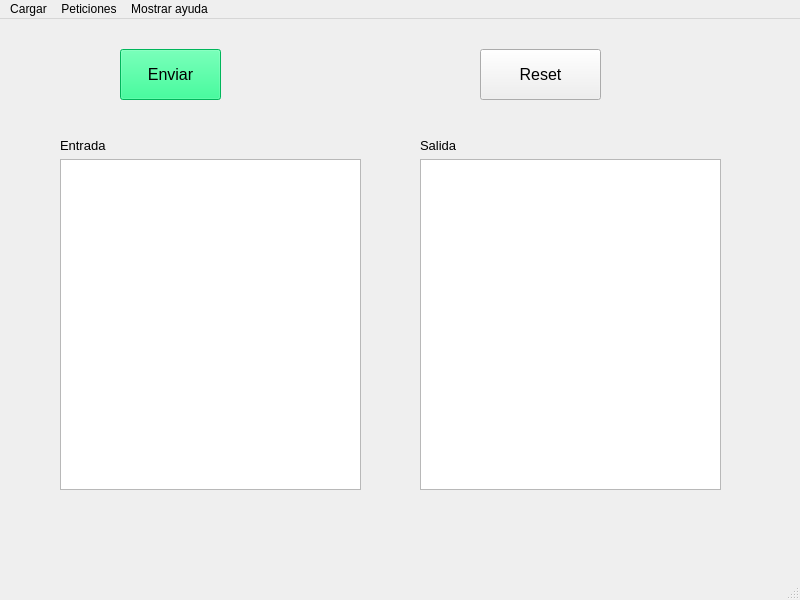
<?xml version="1.0" encoding="UTF-8"?>
<ui version="4.0">
 <class>MainWindow</class>
 <widget class="QMainWindow" name="MainWindow">
  <property name="geometry">
   <rect>
    <x>0</x>
    <y>0</y>
    <width>800</width>
    <height>600</height>
   </rect>
  </property>
  <property name="windowTitle">
   <string>MainWindow</string>
  </property>
  <widget class="QWidget" name="centralwidget">
   <widget class="QPushButton" name="pushButton">
    <property name="geometry">
     <rect>
      <x>120</x>
      <y>30</y>
      <width>101</width>
      <height>51</height>
     </rect>
    </property>
    <property name="palette">
     <palette>
      <active>
       <colorrole role="WindowText">
        <brush brushstyle="SolidPattern">
         <color alpha="255">
          <red>0</red>
          <green>0</green>
          <blue>0</blue>
         </color>
        </brush>
       </colorrole>
       <colorrole role="Button">
        <brush brushstyle="SolidPattern">
         <color alpha="255">
          <red>0</red>
          <green>255</green>
          <blue>127</blue>
         </color>
        </brush>
       </colorrole>
       <colorrole role="Light">
        <brush brushstyle="SolidPattern">
         <color alpha="255">
          <red>127</red>
          <green>255</green>
          <blue>191</blue>
         </color>
        </brush>
       </colorrole>
       <colorrole role="Midlight">
        <brush brushstyle="SolidPattern">
         <color alpha="255">
          <red>63</red>
          <green>255</green>
          <blue>159</blue>
         </color>
        </brush>
       </colorrole>
       <colorrole role="Dark">
        <brush brushstyle="SolidPattern">
         <color alpha="255">
          <red>0</red>
          <green>127</green>
          <blue>63</blue>
         </color>
        </brush>
       </colorrole>
       <colorrole role="Mid">
        <brush brushstyle="SolidPattern">
         <color alpha="255">
          <red>0</red>
          <green>170</green>
          <blue>84</blue>
         </color>
        </brush>
       </colorrole>
       <colorrole role="Text">
        <brush brushstyle="SolidPattern">
         <color alpha="255">
          <red>0</red>
          <green>0</green>
          <blue>0</blue>
         </color>
        </brush>
       </colorrole>
       <colorrole role="BrightText">
        <brush brushstyle="SolidPattern">
         <color alpha="255">
          <red>255</red>
          <green>255</green>
          <blue>255</blue>
         </color>
        </brush>
       </colorrole>
       <colorrole role="ButtonText">
        <brush brushstyle="SolidPattern">
         <color alpha="255">
          <red>0</red>
          <green>0</green>
          <blue>0</blue>
         </color>
        </brush>
       </colorrole>
       <colorrole role="Base">
        <brush brushstyle="SolidPattern">
         <color alpha="255">
          <red>255</red>
          <green>255</green>
          <blue>255</blue>
         </color>
        </brush>
       </colorrole>
       <colorrole role="Window">
        <brush brushstyle="SolidPattern">
         <color alpha="255">
          <red>0</red>
          <green>255</green>
          <blue>127</blue>
         </color>
        </brush>
       </colorrole>
       <colorrole role="Shadow">
        <brush brushstyle="SolidPattern">
         <color alpha="255">
          <red>0</red>
          <green>0</green>
          <blue>0</blue>
         </color>
        </brush>
       </colorrole>
       <colorrole role="AlternateBase">
        <brush brushstyle="SolidPattern">
         <color alpha="255">
          <red>127</red>
          <green>255</green>
          <blue>191</blue>
         </color>
        </brush>
       </colorrole>
       <colorrole role="ToolTipBase">
        <brush brushstyle="SolidPattern">
         <color alpha="255">
          <red>255</red>
          <green>255</green>
          <blue>220</blue>
         </color>
        </brush>
       </colorrole>
       <colorrole role="ToolTipText">
        <brush brushstyle="SolidPattern">
         <color alpha="255">
          <red>0</red>
          <green>0</green>
          <blue>0</blue>
         </color>
        </brush>
       </colorrole>
       <colorrole role="PlaceholderText">
        <brush brushstyle="SolidPattern">
         <color alpha="128">
          <red>0</red>
          <green>0</green>
          <blue>0</blue>
         </color>
        </brush>
       </colorrole>
      </active>
      <inactive>
       <colorrole role="WindowText">
        <brush brushstyle="SolidPattern">
         <color alpha="255">
          <red>0</red>
          <green>0</green>
          <blue>0</blue>
         </color>
        </brush>
       </colorrole>
       <colorrole role="Button">
        <brush brushstyle="SolidPattern">
         <color alpha="255">
          <red>0</red>
          <green>255</green>
          <blue>127</blue>
         </color>
        </brush>
       </colorrole>
       <colorrole role="Light">
        <brush brushstyle="SolidPattern">
         <color alpha="255">
          <red>127</red>
          <green>255</green>
          <blue>191</blue>
         </color>
        </brush>
       </colorrole>
       <colorrole role="Midlight">
        <brush brushstyle="SolidPattern">
         <color alpha="255">
          <red>63</red>
          <green>255</green>
          <blue>159</blue>
         </color>
        </brush>
       </colorrole>
       <colorrole role="Dark">
        <brush brushstyle="SolidPattern">
         <color alpha="255">
          <red>0</red>
          <green>127</green>
          <blue>63</blue>
         </color>
        </brush>
       </colorrole>
       <colorrole role="Mid">
        <brush brushstyle="SolidPattern">
         <color alpha="255">
          <red>0</red>
          <green>170</green>
          <blue>84</blue>
         </color>
        </brush>
       </colorrole>
       <colorrole role="Text">
        <brush brushstyle="SolidPattern">
         <color alpha="255">
          <red>0</red>
          <green>0</green>
          <blue>0</blue>
         </color>
        </brush>
       </colorrole>
       <colorrole role="BrightText">
        <brush brushstyle="SolidPattern">
         <color alpha="255">
          <red>255</red>
          <green>255</green>
          <blue>255</blue>
         </color>
        </brush>
       </colorrole>
       <colorrole role="ButtonText">
        <brush brushstyle="SolidPattern">
         <color alpha="255">
          <red>0</red>
          <green>0</green>
          <blue>0</blue>
         </color>
        </brush>
       </colorrole>
       <colorrole role="Base">
        <brush brushstyle="SolidPattern">
         <color alpha="255">
          <red>255</red>
          <green>255</green>
          <blue>255</blue>
         </color>
        </brush>
       </colorrole>
       <colorrole role="Window">
        <brush brushstyle="SolidPattern">
         <color alpha="255">
          <red>0</red>
          <green>255</green>
          <blue>127</blue>
         </color>
        </brush>
       </colorrole>
       <colorrole role="Shadow">
        <brush brushstyle="SolidPattern">
         <color alpha="255">
          <red>0</red>
          <green>0</green>
          <blue>0</blue>
         </color>
        </brush>
       </colorrole>
       <colorrole role="AlternateBase">
        <brush brushstyle="SolidPattern">
         <color alpha="255">
          <red>127</red>
          <green>255</green>
          <blue>191</blue>
         </color>
        </brush>
       </colorrole>
       <colorrole role="ToolTipBase">
        <brush brushstyle="SolidPattern">
         <color alpha="255">
          <red>255</red>
          <green>255</green>
          <blue>220</blue>
         </color>
        </brush>
       </colorrole>
       <colorrole role="ToolTipText">
        <brush brushstyle="SolidPattern">
         <color alpha="255">
          <red>0</red>
          <green>0</green>
          <blue>0</blue>
         </color>
        </brush>
       </colorrole>
       <colorrole role="PlaceholderText">
        <brush brushstyle="SolidPattern">
         <color alpha="128">
          <red>0</red>
          <green>0</green>
          <blue>0</blue>
         </color>
        </brush>
       </colorrole>
      </inactive>
      <disabled>
       <colorrole role="WindowText">
        <brush brushstyle="SolidPattern">
         <color alpha="255">
          <red>0</red>
          <green>127</green>
          <blue>63</blue>
         </color>
        </brush>
       </colorrole>
       <colorrole role="Button">
        <brush brushstyle="SolidPattern">
         <color alpha="255">
          <red>0</red>
          <green>255</green>
          <blue>127</blue>
         </color>
        </brush>
       </colorrole>
       <colorrole role="Light">
        <brush brushstyle="SolidPattern">
         <color alpha="255">
          <red>127</red>
          <green>255</green>
          <blue>191</blue>
         </color>
        </brush>
       </colorrole>
       <colorrole role="Midlight">
        <brush brushstyle="SolidPattern">
         <color alpha="255">
          <red>63</red>
          <green>255</green>
          <blue>159</blue>
         </color>
        </brush>
       </colorrole>
       <colorrole role="Dark">
        <brush brushstyle="SolidPattern">
         <color alpha="255">
          <red>0</red>
          <green>127</green>
          <blue>63</blue>
         </color>
        </brush>
       </colorrole>
       <colorrole role="Mid">
        <brush brushstyle="SolidPattern">
         <color alpha="255">
          <red>0</red>
          <green>170</green>
          <blue>84</blue>
         </color>
        </brush>
       </colorrole>
       <colorrole role="Text">
        <brush brushstyle="SolidPattern">
         <color alpha="255">
          <red>0</red>
          <green>127</green>
          <blue>63</blue>
         </color>
        </brush>
       </colorrole>
       <colorrole role="BrightText">
        <brush brushstyle="SolidPattern">
         <color alpha="255">
          <red>255</red>
          <green>255</green>
          <blue>255</blue>
         </color>
        </brush>
       </colorrole>
       <colorrole role="ButtonText">
        <brush brushstyle="SolidPattern">
         <color alpha="255">
          <red>0</red>
          <green>127</green>
          <blue>63</blue>
         </color>
        </brush>
       </colorrole>
       <colorrole role="Base">
        <brush brushstyle="SolidPattern">
         <color alpha="255">
          <red>0</red>
          <green>255</green>
          <blue>127</blue>
         </color>
        </brush>
       </colorrole>
       <colorrole role="Window">
        <brush brushstyle="SolidPattern">
         <color alpha="255">
          <red>0</red>
          <green>255</green>
          <blue>127</blue>
         </color>
        </brush>
       </colorrole>
       <colorrole role="Shadow">
        <brush brushstyle="SolidPattern">
         <color alpha="255">
          <red>0</red>
          <green>0</green>
          <blue>0</blue>
         </color>
        </brush>
       </colorrole>
       <colorrole role="AlternateBase">
        <brush brushstyle="SolidPattern">
         <color alpha="255">
          <red>0</red>
          <green>255</green>
          <blue>127</blue>
         </color>
        </brush>
       </colorrole>
       <colorrole role="ToolTipBase">
        <brush brushstyle="SolidPattern">
         <color alpha="255">
          <red>255</red>
          <green>255</green>
          <blue>220</blue>
         </color>
        </brush>
       </colorrole>
       <colorrole role="ToolTipText">
        <brush brushstyle="SolidPattern">
         <color alpha="255">
          <red>0</red>
          <green>0</green>
          <blue>0</blue>
         </color>
        </brush>
       </colorrole>
       <colorrole role="PlaceholderText">
        <brush brushstyle="SolidPattern">
         <color alpha="128">
          <red>0</red>
          <green>0</green>
          <blue>0</blue>
         </color>
        </brush>
       </colorrole>
      </disabled>
     </palette>
    </property>
    <property name="font">
     <font>
      <pointsize>12</pointsize>
     </font>
    </property>
    <property name="text">
     <string>Enviar</string>
    </property>
   </widget>
   <widget class="QPushButton" name="pushButton_2">
    <property name="geometry">
     <rect>
      <x>480</x>
      <y>30</y>
      <width>121</width>
      <height>51</height>
     </rect>
    </property>
    <property name="font">
     <font>
      <pointsize>12</pointsize>
     </font>
    </property>
    <property name="text">
     <string>Reset</string>
    </property>
   </widget>
   <widget class="QPlainTextEdit" name="plainTextEdit">
    <property name="geometry">
     <rect>
      <x>60</x>
      <y>140</y>
      <width>301</width>
      <height>331</height>
     </rect>
    </property>
   </widget>
   <widget class="QPlainTextEdit" name="plainTextEdit_2">
    <property name="geometry">
     <rect>
      <x>420</x>
      <y>140</y>
      <width>301</width>
      <height>331</height>
     </rect>
    </property>
   </widget>
   <widget class="QLabel" name="label">
    <property name="geometry">
     <rect>
      <x>60</x>
      <y>120</y>
      <width>47</width>
      <height>13</height>
     </rect>
    </property>
    <property name="font">
     <font>
      <pointsize>10</pointsize>
     </font>
    </property>
    <property name="text">
     <string>Entrada</string>
    </property>
   </widget>
   <widget class="QLabel" name="label_2">
    <property name="geometry">
     <rect>
      <x>420</x>
      <y>120</y>
      <width>47</width>
      <height>13</height>
     </rect>
    </property>
    <property name="font">
     <font>
      <pointsize>10</pointsize>
     </font>
    </property>
    <property name="text">
     <string>Salida</string>
    </property>
   </widget>
  </widget>
  <widget class="QMenuBar" name="menubar">
   <property name="geometry">
    <rect>
     <x>0</x>
     <y>0</y>
     <width>800</width>
     <height>21</height>
    </rect>
   </property>
   <widget class="QMenu" name="menuCargar">
    <property name="title">
     <string>Cargar</string>
    </property>
    <addaction name="actionCargar_Archivo"/>
   </widget>
   <widget class="QMenu" name="menuMostrar_ayuda">
    <property name="title">
     <string>Mostrar ayuda</string>
    </property>
    <addaction name="actionInformacion_del_estudiante"/>
    <addaction name="actionDocumentacion"/>
   </widget>
   <widget class="QMenu" name="menuPeticiones">
    <property name="title">
     <string>Peticiones</string>
    </property>
    <addaction name="actionConsultar_datos"/>
    <addaction name="actionFiltrar_por_fecha_y_usuario"/>
    <addaction name="actionFiltrar_por_fecha_y_codigo_de_error"/>
   </widget>
   <addaction name="menuCargar"/>
   <addaction name="menuPeticiones"/>
   <addaction name="menuMostrar_ayuda"/>
  </widget>
  <widget class="QStatusBar" name="statusbar"/>
  <action name="actionInformacion_del_estudiante">
   <property name="text">
    <string>Informacion del estudiante</string>
   </property>
  </action>
  <action name="actionDocumentacion">
   <property name="text">
    <string>Documentacion</string>
   </property>
  </action>
  <action name="actionConsultar_datos">
   <property name="text">
    <string>Consultar datos</string>
   </property>
  </action>
  <action name="actionFiltrar_por_fecha_y_usuario">
   <property name="text">
    <string>Filtrar por fecha y usuario</string>
   </property>
  </action>
  <action name="actionFiltrar_por_fecha_y_codigo_de_error">
   <property name="text">
    <string>Filtrar por fecha y codigo de error</string>
   </property>
  </action>
  <action name="actionCargar_Archivo">
   <property name="text">
    <string>Cargar Archivo</string>
   </property>
  </action>
 </widget>
 <resources/>
 <connections/>
</ui>
